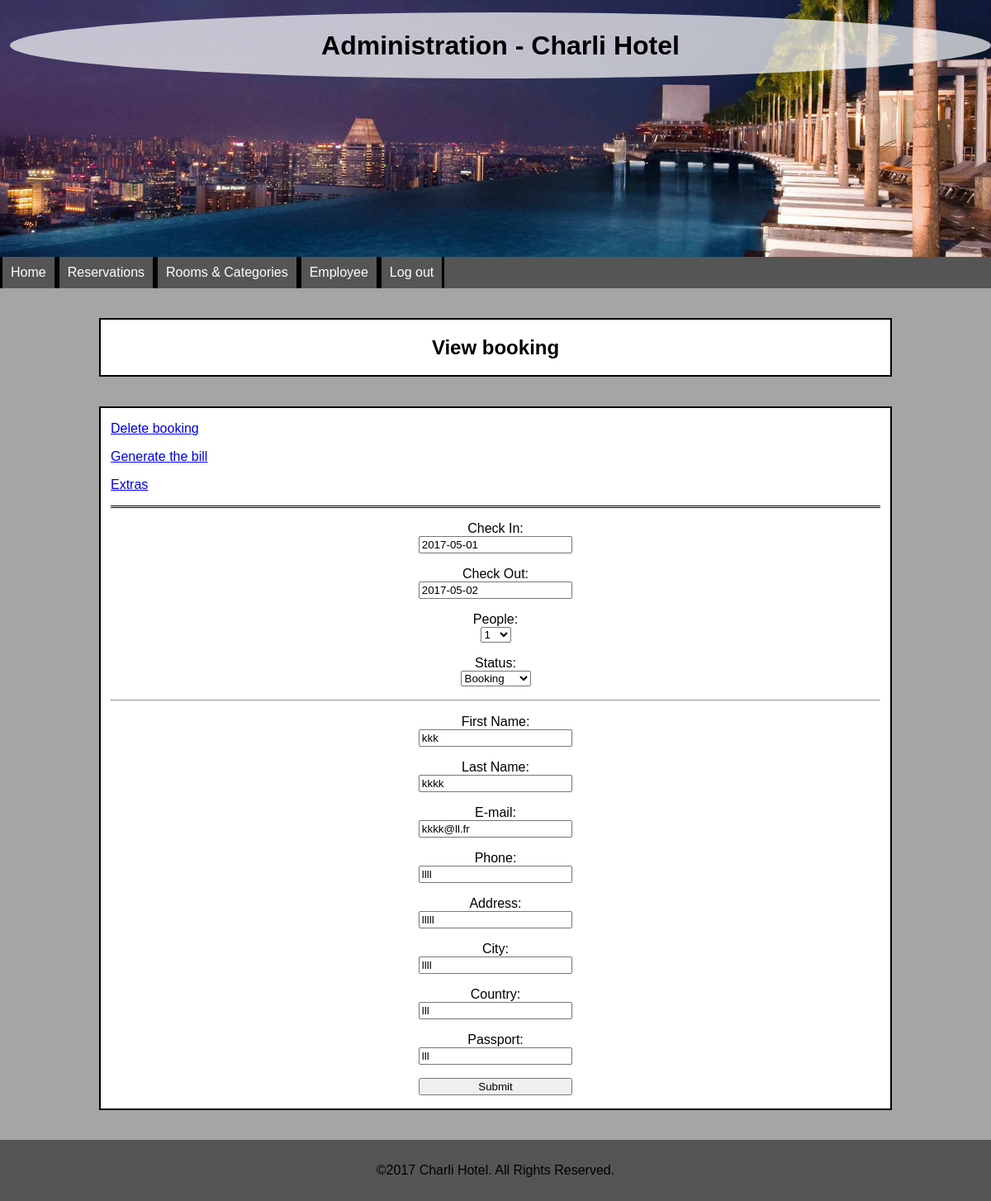
/administration/view_booking.php?id=5 (signed in), run on the app's committed database.
### tables this page shows
CREATE TABLE `BOOKING` (
  `id_booking` int(11) NOT NULL,
  `booking_date_booking` date NOT NULL,
  `check_in_booking` date NOT NULL,
  `check_out_booking` date NOT NULL,
  `people_booking` int(11) NOT NULL,
  `status` int(11) NOT NULL COMMENT '0 = Booking, 1 = Check In, 2 = Check Out',
  `id_customer` int(11) NOT NULL
);

CREATE TABLE `CUSTOMER` (
  `id_customer` int(11) NOT NULL,
  `first_name_customer` varchar(255) NOT NULL,
  `last_name_customer` varchar(255) NOT NULL,
  `e_mail_customer` varchar(255) NOT NULL,
  `phone_customer` varchar(255) NOT NULL,
  `address_customer` varchar(255) NOT NULL,
  `city_customer` varchar(255) NOT NULL,
  `country_customer` varchar(255) NOT NULL,
  `passport_customer` varchar(255) NOT NULL
);

### administration/view_booking.php (the view, shortened to what this page needs)
<?php
	$co = mysqli_connect("localhost", "root", "root", "hotel");
	$sql = "	SELECT *
				FROM BOOKING B, to_concern TC, CUSTOMER C
				WHERE B.id_booking = TC.id_booking
				AND B.id_customer = C.id_customer
				AND B.id_booking = $_GET[id];
			";
	$result = mysqli_query($co, $sql);
	$row = mysqli_fetch_array($result);
	$check_in = $row['check_in_booking'];
	$check_out = $row['check_out_booking'];
	$people = $row['people_booking'];
	$status = $row['status'];
	$first_name = $row['first_name_customer'];
	$last_name = $row['last_name_customer'];
	$e_mail = $row['e_mail_customer'];
	$phone = $row['phone_customer'];
	$address = $row['address_customer'];
	$city = $row['city_customer'];
	$country = $row['country_customer'];
	$passport = $row['passport_customer'];
?>
<!DOCTYPE>
<html>
	<head>
		<link href="../styles/style.css" rel="stylesheet" type="text/css">
	</head>
	<body>
		<header>
			<?php
				if (is_readable("../includes/header_admin.php")) {
					include("../includes/header_admin.php");
				} else {
					echo "Can not load header";
				}
			?>
		</header>
		<nav>
			<?php
				if (is_readable("../includes/menu_admin.php")) {
					include("../includes/menu_admin.php");
				} else {
					echo "Can not load menu";
				}
			?>
		</nav>
		<section class="title">
			<h1>View booking</h1>
		</section>
		<section>
			<article class="border">
				<p>
					<a title="delete_booking" href="controller/delete_booking.php?id=<?php echo $_GET["id"] ?>">Delete
						booking</a>
				</p>
				<p>
					<a title="bill" href="bill.php?id=<?php echo $_GET['id']; ?>">Generate the bill</a>
				</p>
				<p>
					<a title="extras" href="extras.php?id=<?php echo $_GET['id']; ?>">Extras</a>
				</p>
			</article>
			<article>
				<form action="controller/edit_booking.php" method="post">
					<p>
						<label for="check_in">Check In:</label>
						<input type="text" id="check_in" name="check_in" required="required"
							   value="<?php echo $check_in ?>"/>
					</p>
					<p>
						<label for="check_out">Check Out:</label>
						<input type="text" id="check_out" name="check_out" required="required"
							   value="<?php echo $check_out ?>"/>
					</p>
					<p>
						<label for="people">People:</label>
						<select title="people" name="people">
							<option value="<?php echo $people ?>"><?php echo $people ?></option>
						</select>
					</p>
					<p>
						<label for="status">Status:</label>
						<select title="status" name="status">
							<?php
								if ($status == 0)
									echo '<option value="' . $status . '">Booking</option>';
								else if ($status == 1)
									echo '<option value="' . $status . '">Check In</option>';
								else if ($status == 2)
									echo '<option value="' . $status . '">Check Out</option>';
							?>
						</select>
					</p>
					<hr/>
					<p>
						<label for="first_name">First Name:</label>
						<input type="text" id="first_name" name="first_name" required="required"
							   value="<?php echo $first_name ?>"/>
					</p>
					<p>
						<label for="last_name">Last Name:</label>
						<input type="text" id="last_name" name="last_name" required="required"
							   value="<?php echo $last_name ?>"/>
					</p>
					<p>
						<label for="email">E-mail:</label>
						<input type="email" id="email" name="email" required="required" value="<?php echo $e_mail ?>"/>
					</p>
					<p>
						<label for="phone">Phone:</label>
						<input type="tel" id="phone" name="phone" required="required" value="<?php echo $phone ?>"/>
					</p>
					<p>
						<label for="address">Address:</label>
						<input type="text" id="address" name="address" required="required"
							   value="<?php echo $address ?>"/>
					</p>
					<p>
						<label for="city">City:</label>
						<input type="text" id="city" name="city" required="required" value="<?php echo $city ?>"/>
					</p>
					<p>
						<label for="country">Country:</label>
						<input type="text" id="country" name="country" required="required"
							   value="<?php echo $country ?>"/>
					</p>
					<p>
						<label for="passport">Passport:</label>
						<input type="text" id="passport" name="passport" required="required"
							   value="<?php echo $passport ?>"/>
					</p>
					<p>
						<input type="submit" name="Submit" value="Submit">
					</p>
				</form>
			</article>
		</section>
		<footer>
			<?php
				if (is_readable("../includes/footer.php")) {
					include("../includes/footer.php");
				} else {
					echo "Can not load footer";
				}
			?>
		</footer>
	</body>
</html>

### styles/style.css (style rules this page uses)
body { margin: 0; padding: 0; background-size: cover; background-attachment: fixed; background-color: #a5a5a5; font-family: cursive, Arial, Helvetica, sans-serif; }
h1, h2, h3 { color: #000000; }
nav { background-color: #555555; margin-top: auto; height: auto; width: 100%; display: inline-block; min-width: 100%; }
section { background-color: #FFFFFF; text-align: justify; border: #000000 solid 2px; margin-top: 3%; margin-bottom: 3%; margin-left: 10%; margin-right: 10%; padding-left: 1%; padding-right: 1%; }
footer { background-color: #555555; margin-top: auto; height: auto; width: auto; padding-left: 1%; padding-right: 1%; padding-top: 1%; padding-bottom: 1%; text-align: center; }
.border { border-bottom: double; }
.title { text-align: center; }
label { display: block; }
form { text-align: center; }
input { width: 20%; }

### data on the page
booking: check_in "2017-05-01", check_out "2017-05-02", people "1", status "Booking", first_name "kkk", last_name "kkkk", email "kkkk@ll.fr", phone "llll", address "lllll", city "llll", country "lll", passport "lll"
